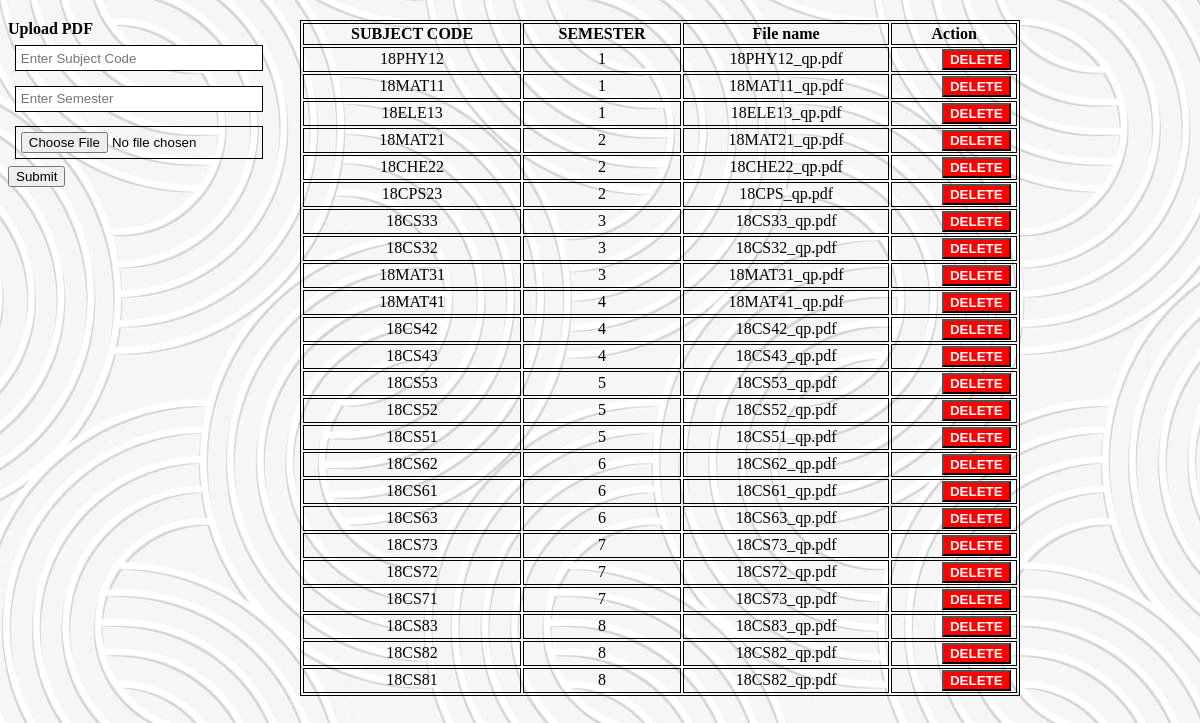
The page /Learning/adminqp.php on the database its author committed.
### tables this page shows
CREATE TABLE `qp` (
  `scode` varchar(11) NOT NULL,
  `sem` int(11) NOT NULL,
  `filename` varchar(20) NOT NULL
);

### Learning/adminqp.php (the view, shortened to what this page needs)
<!DOCTYPE html>
<html>
<body>
<?php
require_once 'dbconnect.php';
$selectQuery = "SELECT * FROM `qp` ORDER BY sem";
$squery = mysqli_query($conn, $selectQuery);
 ?>
   <table style="width: 60%; position :absolute; left:25%;" >
      <tr>
         <th>SUBJECT CODE</th>
         <th>SEMESTER</th>
         <th>File name</th>
         <th>Action</th>
      </tr>
      <?php
			 while (($result = mysqli_fetch_assoc($squery))) {
			 ?>
      <tr>
      <td align="center"><?php echo $result['scode'];?></td>
      <td align="center"><?php echo $result['sem'];?></td>
         <td align="center"><?php echo $result['filename'];?></td>
         <td align="center"><form action="adminqp.php" method="post">
            <input type="submit" class="deletebtn" onclick="
                     alert('Deleted Successfully');" value="DELETE">
         </form>
      </td>
      </tr>
      <?php
          }
			 ?>
   </table>
   <strong>Upload PDF</strong>
				<form method="post" action="uploadqp.php" enctype="multipart/form-data">
					<div class="form-input py-2">
               <div class="form-group">
							<input type="text" class="form-control"
								placeholder="Enter Subject Code" name="scode">
						</div>
						<div class="form-group">
							<input type="text" class="form-control"
								placeholder="Enter Semester" name="sem">
						</div>
						<div class="form-group">
							<input type="file" name="pdf_file"
								class="form-control" accept=".pdf" required/>
						</div>
						<div class="form-group">
							<input type="submit"
								class="btnRegister" name="submit" value="Submit">
						</div>
					</div>
				</form>
</body>
</html>

### Learning/adminqp.php (style rules this page uses)
body { background-image: url('white2.jpg'); }
table, th, td { border:1px solid black; }
form { width: 20%; }
.form-control { width: 100%; padding: 2%; margin: 3%; border: 1.2px solid #000; }
.deletebtn { background-color: red; color:white; font-weight:bold; }

### rows shown on the page
qp: scode "18PHY12", sem "1", filename "18PHY12_qp.pdf"
qp: scode "18MAT11", sem "1", filename "18MAT11_qp.pdf"
qp: scode "18ELE13", sem "1", filename "18ELE13_qp.pdf"
qp: scode "18MAT21", sem "2", filename "18MAT21_qp.pdf"
qp: scode "18CHE22", sem "2", filename "18CHE22_qp.pdf"
qp: scode "18CPS23", sem "2", filename "18CPS_qp.pdf"
qp: scode "18CS33", sem "3", filename "18CS33_qp.pdf"
qp: scode "18CS32", sem "3", filename "18CS32_qp.pdf"
qp: scode "18MAT31", sem "3", filename "18MAT31_qp.pdf"
qp: scode "18MAT41", sem "4", filename "18MAT41_qp.pdf"
qp: scode "18CS42", sem "4", filename "18CS42_qp.pdf"
qp: scode "18CS43", sem "4", filename "18CS43_qp.pdf"
qp: scode "18CS53", sem "5", filename "18CS53_qp.pdf"
qp: scode "18CS52", sem "5", filename "18CS52_qp.pdf"
qp: scode "18CS51", sem "5", filename "18CS51_qp.pdf"
qp: scode "18CS62", sem "6", filename "18CS62_qp.pdf"
qp: scode "18CS61", sem "6", filename "18CS61_qp.pdf"
qp: scode "18CS63", sem "6", filename "18CS63_qp.pdf"
qp: scode "18CS73", sem "7", filename "18CS73_qp.pdf"
qp: scode "18CS72", sem "7", filename "18CS72_qp.pdf"
qp: scode "18CS71", sem "7", filename "18CS73_qp.pdf"
qp: scode "18CS83", sem "8", filename "18CS83_qp.pdf"
qp: scode "18CS82", sem "8", filename "18CS82_qp.pdf"
qp: scode "18CS81", sem "8", filename "18CS82_qp.pdf"
